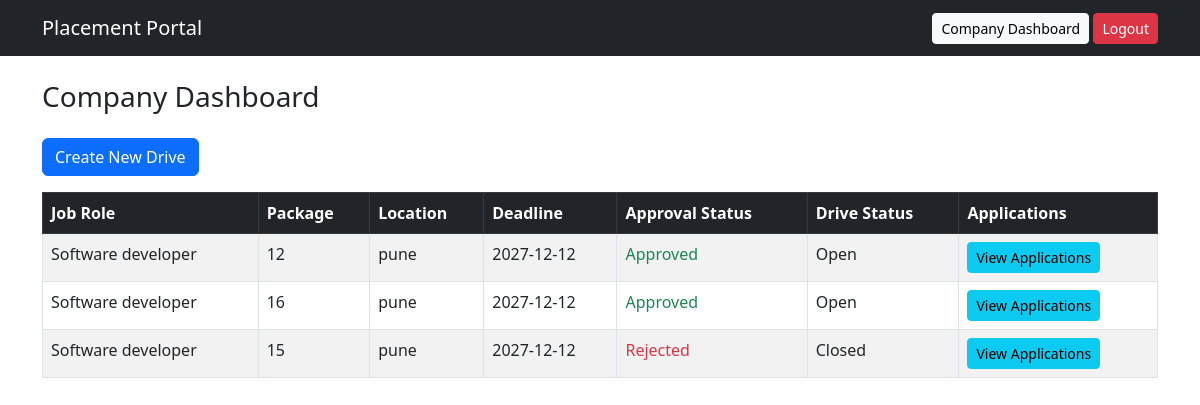
Screenshot of /company_dashboard/1 (signed in) with the database file from the repository.
### models.py (models this page shows)
class Drive(db.Model):
    id = db.Column(db.Integer, primary_key=True)
    company_id = db.Column(db.Integer, db.ForeignKey("company.id"))
    job_role = db.Column(db.String(120))
    description = db.Column(db.Text)
    package = db.Column(db.String(50))
    location = db.Column(db.String(120))
    eligibility = db.Column(db.String(100))
    drive_type = db.Column(db.String(50))
    deadline = db.Column(db.Date)
    approval_status = db.Column(db.String(20), default="Pending")
    drive_status = db.Column(db.String(20), default="Closed")
    company = db.relationship('Company', backref='drives')

### app.py (the view)
@app.route("/company_dashboard/<int:id>")
@login_required
def company_dashboard(id):
    if not isinstance(current_user, Company):
        return redirect(url_for("dashboard"))
    drives = Drive.query.filter_by(company_id=id).all()
    return render_template(
    "company_dashboard.html",
    drives=drives,
    company=current_user
)

### app.py (called while the page is built)
@login_manager.user_loader
def load_user(user_id):
    if user_id.startswith("user_"):
        return db.session.get(User, int(user_id.split("_")[1]))
    if user_id.startswith("company_"):
        return db.session.get(Company, int(user_id.split("_")[1]))
    return None

### templates/company_dashboard.html
{% extends "layout.html" %}
{% block content %}
<h3 class="mb-4">Company Dashboard</h3>
<div class="mb-3">
    <a href="/create_drive/{{ company.id }}" class="btn btn-primary">
        Create New Drive
    </a>
</div>
<table class="table table-bordered table-striped">
    <thead class="table-dark">
        <tr>
            <th>Job Role</th>
            <th>Package</th>
            <th>Location</th>
            <th>Deadline</th>
            <th>Approval Status</th>
            <th>Drive Status</th>
            <th>Applications</th>
        </tr>
    </thead>
    <tbody>
        {% for drive in drives %}
        <tr>
            <td>{{ drive.job_role }}</td>
            <td>{{ drive.package }}</td>
            <td>{{ drive.location }}</td>
            <td>{{ drive.deadline }}</td>
            <td>
                {% if drive.approval_status == "Approved" %}
                    <span class="text-success">Approved</span>
                {% elif drive.approval_status == "Rejected" %}
                    <span class="text-danger">Rejected</span>
                {% else %}
                    <span class="text-warning">Pending</span>
                {% endif %}
            </td>
            <td>{{ drive.drive_status }}</td>
            <td>
                <a href="/company_applications/{{ drive.id }}"
                   class="btn btn-sm btn-info">
                    View Applications
                </a>
            </td>
        </tr>
        {% endfor %}
    </tbody>
</table>
{% endblock %}

### rows the page displays
Drive: job_role "Software developer", package "12", location "pune", deadline "2027-12-12", approval_status "Approved", drive_status "Open"
Drive: job_role "Software developer", package "16", location "pune", deadline "2027-12-12", approval_status "Approved", drive_status "Open"
Drive: job_role "Software developer", package "15", location "pune", deadline "2027-12-12", approval_status "Rejected", drive_status "Closed"
